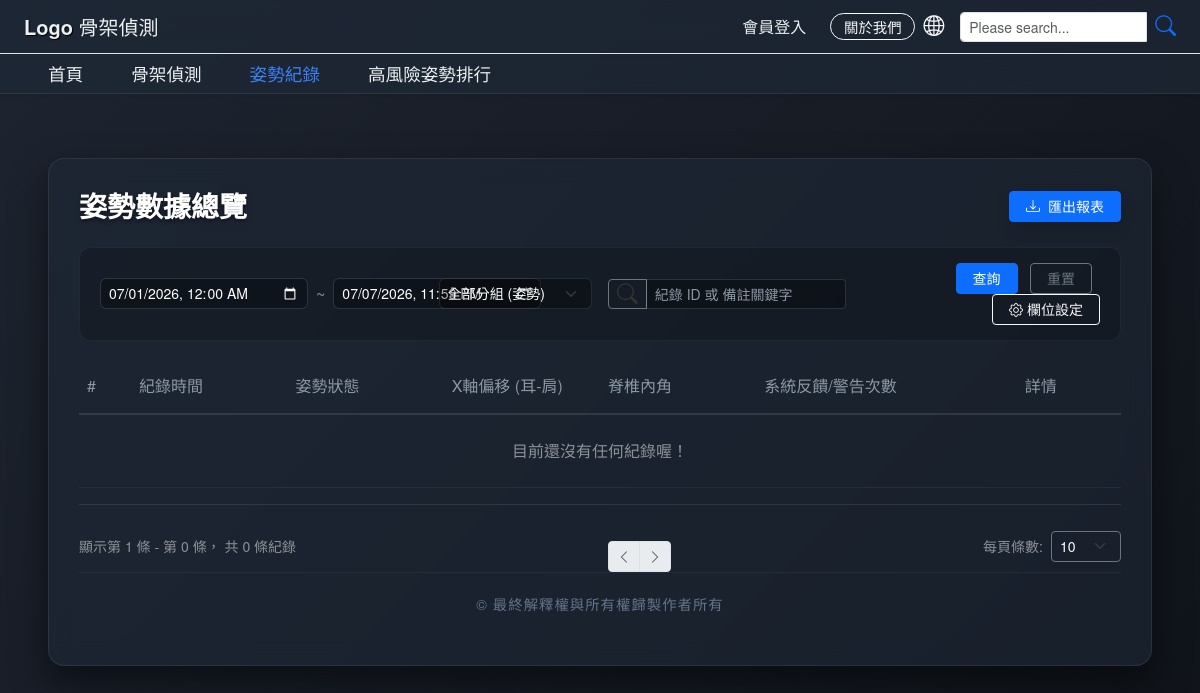
The app's page /renaissance, older data.
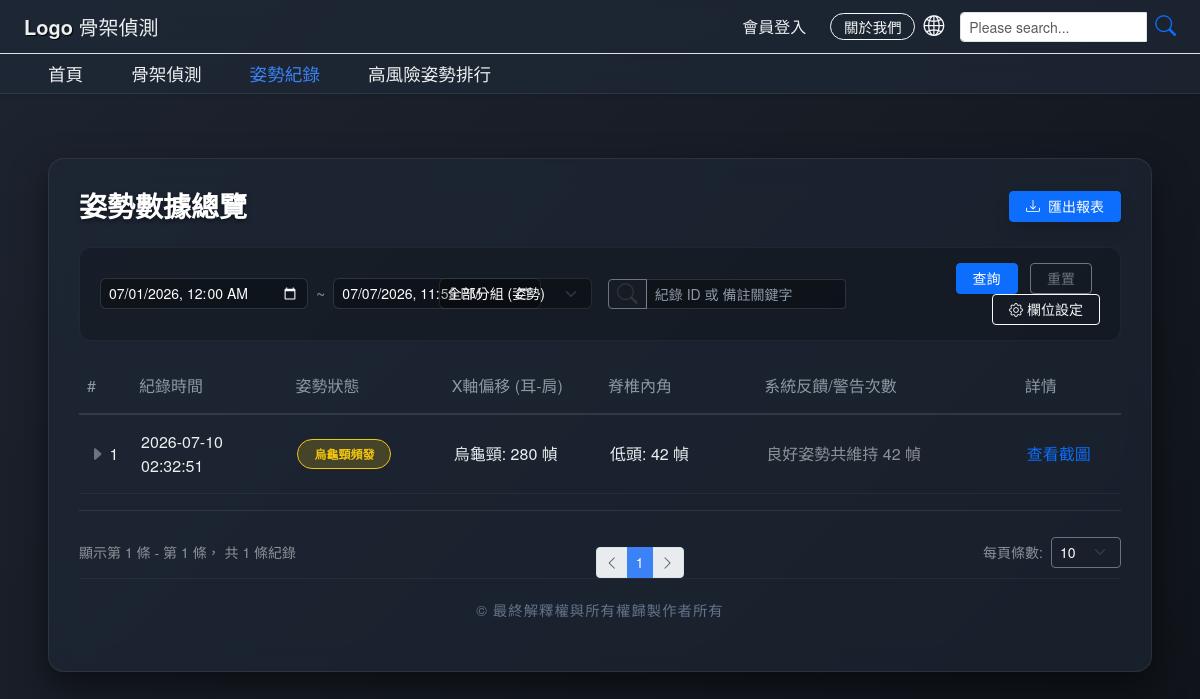
The same page, newer data.
### tables this page shows
CREATE TABLE posture_records (
        id INTEGER PRIMARY KEY AUTOINCREMENT,
        good_count INTEGER NOT NULL DEFAULT 0,
        turtle_neck_count INTEGER NOT NULL DEFAULT 0,
        looking_down_count INTEGER NOT NULL DEFAULT 0,
        slouching_count INTEGER NOT NULL DEFAULT 0,
        timestamp TEXT NOT NULL
    );

### app.py (the view)
@app.route('/renaissance')
def posture_record():
    page = request.args.get('page', 1, type=int)
    per_page = 10
    conn = sqlite3.connect(DB_PATH)
    conn.row_factory = sqlite3.Row
    cursor = conn.cursor()
    cursor.execute("SELECT COUNT(*) FROM posture_records")
    total_records = cursor.fetchone()[0]
    total_pages = math.ceil(total_records / per_page)
    offset = (page - 1) * per_page
    cursor.execute("SELECT * FROM posture_records ORDER BY timestamp DESC LIMIT ? OFFSET ?", (per_page, offset))
    db_records = cursor.fetchall()
    conn.close()
    history_data = []
    for row in db_records:
        status = "端正坐姿"
        badge = "badge-good"
        if row['turtle_neck_count'] > 50:
            status = "烏龜頸頻發"
            badge = "badge-warning"
        elif row['looking_down_count'] > 50:
            status = "過度低頭"
            badge = "badge-danger"
        elif row['slouching_count'] > 50:
            status = "癱坐前滑"
            badge = "badge-warning"
        history_data.append({
            "id": row['id'],
            "time": row['timestamp'],
            "status": status,
            "badge_class": badge,
            "offset": f"烏龜頸: {row['turtle_neck_count']} 幀",
            "angle": f"低頭: {row['looking_down_count']} 幀",
            "note": f"良好姿勢共維持 {row['good_count']} 幀"
        })
    return render_template('record.html',
                           records=history_data,
                           page=page,
                           total_pages=total_pages,
                           total_records=total_records,
                           per_page=per_page)

### templates/record.html (shortened to what this page needs)
<!DOCTYPE html>
<html lang="zh-TW">
<head>
    <link rel="stylesheet" href="{{ url_for('static', filename='css/all.css') }}" />
    <link rel="stylesheet" href="{{ url_for('static', filename='css/navbar.css') }}" />
    <link href="https://cdn.jsdelivr.net/npm/bootstrap@5.3.0/dist/css/bootstrap.min.css" rel="stylesheet">
    <link href="https://cdn.jsdelivr.net/npm/bootstrap-icons@1.10.5/font/bootstrap-icons.css" rel="stylesheet">
</head>
<body>
<header class="container-fluid border-bottom">
    <div class="row align-items-center py-2">
        <div class="col-4 ps-4">
            <h4 class="mb-0"><span class="logo-text">Logo</span> 骨架偵測</h4>
        </div>
        <div class="col-8 d-flex justify-content-end align-items-center pe-4">
            <div class="login-box me-4">
            {% if not session.get('loggedIn') %}
                <a href="/loginForm" class="member-link text-decoration-none">會員登入</a>
            {% endif %}
            </div>
            <div class="d-flex align-items-center me-3">
                <a id="aboutwe" class="btn btn-outline-light btn-sm" href="#">關於我們</a>
                <i class="bi bi-globe2 ms-2 text-light"></i>
            </div>
            <form class="d-flex search-form align-items-center" action="/search" method="get">
                <div class="input-group input-group-sm">
                    <input type="search" name="searchQuery" class="form-control" placeholder="Please search...">
                    <button class="btn btn-outline-secondary p-0 ms-2 border-0" type="submit">
                        <i class="bi bi-search text-primary"></i>
                    </button>
                </div>
            </form>
        </div>
    </div>
</header>
<nav class="navbar navbar-expand-lg shadow-sm">
    <div class="container-fluid p-0">
        <div class="collapse navbar-collapse justify-content-start" id="nav-menu">
            <ul class="navbar-nav ps-4">
                <li class="nav-item"><a href="/" class="nav-link">首頁</a></li>
                <li class="nav-item"><a href="/ScanPage" class="nav-link">骨架偵測</a></li>
                <li class="nav-item"><a href="/renaissance" class="nav-link active" style="color: #3b82f6 !important;">姿勢紀錄</a></li>
                <li class="nav-item"><a href="/rank" class="nav-link">高風險姿勢排行</a></li>
            </ul>
        </div>
    </div>
</nav>
<div class="main-container container-fluid px-4 px-md-5">
    <div class="record-card">
        <div class="d-flex justify-content-between align-items-center mb-4">
            <h3 class="mb-0 fw-bold" style="text-shadow: 0 2px 4px rgba(0,0,0,0.5);">姿勢數據總覽</h3>
            <button class="btn btn-primary btn-sm px-3 shadow"><i class="bi bi-download me-1"></i> 匯出報表</button>
        </div>
        <div class="filter-section">
            <form class="row g-3 align-items-center">
                <div class="col-md-4 d-flex align-items-center">
                    <input type="datetime-local" class="form-control form-control-sm me-2" value="2026-07-01T00:00">
                    <span class="text-white-50">~</span>
                    <input type="datetime-local" class="form-control form-control-sm ms-2" value="2026-07-07T23:59">
                </div>
                <div class="col-md-2">
                    <select class="form-select form-select-sm">
                        <option value="all" selected>全部分組 (姿勢)</option>
                    </select>
                </div>
                <div class="col-md-3">
                    <div class="input-group input-group-sm">
                        <span class="input-group-text bg-transparent border-secondary text-secondary"><i class="bi bi-search"></i></span>
                        <input type="text" class="form-control" placeholder="紀錄 ID 或 備註關鍵字">
                    </div>
                </div>
                <div class="col-md-3 text-end">
                    <button type="submit" class="btn btn-primary btn-sm px-3 me-2">查詢</button>
                    <button type="reset" class="btn btn-outline-secondary btn-sm px-3 me-2">重置</button>
                    <button type="button" class="btn btn-outline-light btn-sm px-3"><i class="bi bi-gear"></i> 欄位設定</button>
                </div>
            </form>
        </div>
        <div class="table-responsive">
            <table class="table table-glass table-borderless align-middle">
                <thead>
                    <tr>
                        <th scope="col" style="width: 5%;">#</th>
                        <th scope="col" style="width: 15%;">紀錄時間</th>
                        <th scope="col" style="width: 15%;">姿勢狀態</th>
                        <th scope="col" style="width: 15%;">X軸偏移 (耳-肩)</th>
                        <th scope="col" style="width: 15%;">脊椎內角</th>
                        <th scope="col" style="width: 25%;">系統反饋/警告次數</th>
                        <th scope="col" style="width: 10%;">詳情</th>
                    </tr>
                </thead>
                <tbody>
                    {% for row in records %}
                    <tr>
                        <td><i class="bi bi-caret-right-fill text-secondary"></i> {{ row.id }}</td>
                        <td>{{ row.time }}</td>
                        <td><span class="badge {{ row.badge_class }} rounded-pill px-3 py-2">{{ row.status }}</span></td>
                        <td>{{ row.offset }}</td>
                        <td>{{ row.angle }}</td>
                        <td class="text-white-50">{{ row.note }}</td>
                        <td><a href="#" class="text-primary text-decoration-none">查看截圖</a></td>
                    </tr>
                    {% else %}
                    <tr>
                        <td colspan="7" class="text-center text-white-50 py-4">目前還沒有任何紀錄喔！</td>
                    </tr>
                    {% endfor %}
                </tbody>
            </table>
        </div>
        <div class="d-flex justify-content-between align-items-center mt-3 pt-3 border-top border-secondary border-opacity-25">
            <span class="text-white-50 small">
                顯示第 {{ (page - 1) * per_page + 1 }} 條 -
                第 {{ [page * per_page, total_records] | min }} 條，
                共 {{ total_records }} 條紀錄
            </span>
            <nav aria-label="Page navigation">
                <ul class="pagination pagination-sm mb-0">
                    <li class="page-item {% if page == 1 %}disabled{% endif %}">
                        <a class="page-link" href="?page={{ page - 1 }}"><i class="bi bi-chevron-left"></i></a>
                    </li>
                    {% for p in range(1, total_pages + 1) %}
                    <li class="page-item {% if p == page %}active{% endif %}">
                        <a class="page-link" href="?page={{ p }}">{{ p }}</a>
                    </li>
                    {% endfor %}
                    <li class="page-item {% if page == total_pages or total_pages == 0 %}disabled{% endif %}">
                        <a class="page-link" href="?page={{ page + 1 }}"><i class="bi bi-chevron-right"></i></a>
                    </li>
                </ul>
            </nav>
            <div class="d-flex align-items-center">
                <span class="text-white-50 small me-2">每頁條數:</span>
                <select class="form-select form-select-sm bg-transparent text-white border-secondary" style="width: 70px;" disabled>
                    <option value="10" selected>10</option>
                </select>
            </div>
        </div>
<footer id="footer">
    <p class="mb-0">&copy; 最終解釋權與所有權歸製作者所有</p>
</footer>
</body>
</html>

### static/css/all.css (style rules this page uses)
body { margin: 0; padding: 0; background-color: #ffffff; overflow-x: hidden; }
header { width: 100%; padding: 0.3% 0 !important; background-color: #fff; }
header .row { margin: 0 !important; width: 100%; }
.logo-text { font-weight: bold; text-shadow: 1px 1px 1px #000; }
h4.mb-0 { line-height: 1.2; font-size: 1.25rem; }
.member-link { color: #0000FF; text-decoration: none; font-size: 1rem; white-space: nowrap; }
#aboutwe { padding: 0.1rem 0.8rem; font-size: 0.9rem; border-radius: 20px; }
.bi-globe2, .bi-search { font-size: 1.3rem; display: flex; align-items: center; color: #333; }
.search-form { height: 30px; }
.input-group-sm > .form-control { height: 30px; padding: 2px 10px; }

### static/css/navbar.css (style rules this page uses)
nav.navbar { background-color: rgba(30, 40, 55, 0.7) !important; backdrop-filter: blur(12px); -webkit-backdrop-filter: blur(12px); border-bottom: 1px solid rgba(255, 255, 255, 0.08) !important; min-height: auto; padding: 0 !important; }
.navbar-nav .nav-link { color: #ecf0f1 !important; font-size: 1.1rem; padding: 0.4rem 1.5rem !important; transition: color 0.3s ease; }
.main-container { width: 85%; margin: 2% auto; }
header { position: relative; z-index: 1050 !important; }

### templates/record.html (style rules this page uses)
body { background: linear-gradient(135deg, #1e2430 0%, #0f1319 100%); min-height: 100vh; color: white; font-family: 'Helvetica Neue', 'Segoe UI', Tahoma, Geneva, Verdana, sans-serif; display: flex; flex-direction: column; }
header, .navbar { background-color: rgba(30, 40, 55, 0.7) !important; backdrop-filter: blur(12px); -webkit-backdrop-filter: blur(12px); border-bottom: 1px solid rgba(255, 255, 255, 0.08) !important; }
.nav-link, .member-link, header h4, .dropdown-toggle { color: #ecf0f1 !important; font-weight: 500; transition: color 0.3s ease; }
.main-container { flex: 1; padding: 40px 0; }
.record-card { background-color: rgba(30, 40, 55, 0.6); backdrop-filter: blur(12px); -webkit-backdrop-filter: blur(12px); border: 1px solid rgba(255, 255, 255, 0.08); border-radius: 16px; padding: 30px; box-shadow: 0 15px 35px rgba(0,0,0,0.5); }
.filter-section { background-color: rgba(0, 0, 0, 0.2); border-radius: 12px; padding: 15px 20px; margin-bottom: 25px; border: 1px solid rgba(255, 255, 255, 0.05); }
.filter-section input, .filter-section select { background-color: rgba(0, 0, 0, 0.3); border: 1px solid rgba(255, 255, 255, 0.1); color: white; border-radius: 6px; }
.filter-section input::placeholder { color: #8c98a4; }
.filter-section select option { background-color: #1e2430; color: white; }
.table-glass { color: #ecf0f1; margin-bottom: 0; }
.table-glass thead th { border-bottom: 2px solid rgba(255, 255, 255, 0.1); color: #8c98a4; font-weight: 500; padding-bottom: 15px; background: transparent; }
.table-glass tbody td { border-bottom: 1px solid rgba(255, 255, 255, 0.05); padding: 15px 10px; vertical-align: middle; background: transparent; color: #ecf0f1; }
.badge-warning { background-color: rgba(241, 196, 15, 0.2); color: #f1c40f; border: 1px solid #f1c40f; }
.pagination { margin-top: 20px; margin-bottom: 0; }
.page-link { background-color: rgba(0, 0, 0, 0.3); border-color: rgba(255, 255, 255, 0.1); color: #ecf0f1; }
.page-item.active .page-link { background-color: #3b82f6; border-color: #3b82f6; }
#footer { text-align: center; color: #64748b; padding: 20px 0; font-size: 0.9rem; letter-spacing: 1px; border-top: 1px solid rgba(255, 255, 255, 0.05); margin-top: auto; }
input[type="date"], input[type="time"], input[type="datetime-local"] { color-scheme: dark; }

Row changes from the older to the newer data that the page shows:
added posture_records: id "1", time "2026-07-10 02:32:51", status "烏龜頸頻發", offset "烏龜頸: 280 幀", angle "低頭: 42 幀", note "良好姿勢共維持 42 幀"
Text that changed along with them:
{{ [page * per_page, total_records] | min }}: "0" → "1"
{{ total_records }}: "0" → "1"
new list line: "1"
text no longer shown: "目前還沒有任何紀錄喔！"
